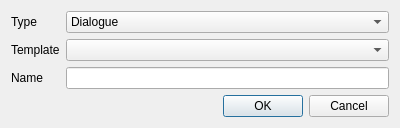
<?xml version="1.0" encoding="UTF-8"?>
<ui version="4.0">
 <class>DialogNewScript</class>
 <widget class="QDialog" name="DialogNewScript">
  <property name="geometry">
   <rect>
    <x>0</x>
    <y>0</y>
    <width>400</width>
    <height>120</height>
   </rect>
  </property>
  <property name="windowTitle">
   <string>New Script</string>
  </property>
  <layout class="QFormLayout" name="formLayout">
   <item row="0" column="0">
    <widget class="QLabel" name="labelType">
     <property name="text">
      <string>Type</string>
     </property>
    </widget>
   </item>
   <item row="0" column="1">
    <widget class="QComboBox" name="typeList">
     <item>
      <property name="text">
       <string>Dialogue</string>
      </property>
     </item>
     <item>
      <property name="text">
       <string>Quest</string>
      </property>
     </item>
     <item>
      <property name="text">
       <string>Artificial Intelligence</string>
      </property>
     </item>
    </widget>
   </item>
   <item row="1" column="0">
    <widget class="QLabel" name="labelTemplate">
     <property name="text">
      <string>Template</string>
     </property>
    </widget>
   </item>
   <item row="1" column="1">
    <widget class="QComboBox" name="templateList"/>
   </item>
   <item row="2" column="0">
    <widget class="QLabel" name="labelName">
     <property name="text">
      <string>Name</string>
     </property>
    </widget>
   </item>
   <item row="2" column="1">
    <widget class="QLineEdit" name="name"/>
   </item>
   <item row="3" column="0" colspan="2">
    <widget class="QDialogButtonBox" name="buttonBox">
     <property name="orientation">
      <enum>Qt::Horizontal</enum>
     </property>
     <property name="standardButtons">
      <set>QDialogButtonBox::Cancel|QDialogButtonBox::Ok</set>
     </property>
    </widget>
   </item>
  </layout>
 </widget>
 <tabstops>
  <tabstop>name</tabstop>
  <tabstop>typeList</tabstop>
  <tabstop>templateList</tabstop>
  <tabstop>buttonBox</tabstop>
 </tabstops>
 <resources/>
 <connections>
  <connection>
   <sender>buttonBox</sender>
   <signal>accepted()</signal>
   <receiver>DialogNewScript</receiver>
   <slot>accept()</slot>
   <hints>
    <hint type="sourcelabel">
     <x>248</x>
     <y>254</y>
    </hint>
    <hint type="destinationlabel">
     <x>157</x>
     <y>274</y>
    </hint>
   </hints>
  </connection>
  <connection>
   <sender>buttonBox</sender>
   <signal>rejected()</signal>
   <receiver>DialogNewScript</receiver>
   <slot>reject()</slot>
   <hints>
    <hint type="sourcelabel">
     <x>316</x>
     <y>260</y>
    </hint>
    <hint type="destinationlabel">
     <x>286</x>
     <y>274</y>
    </hint>
   </hints>
  </connection>
 </connections>
</ui>
